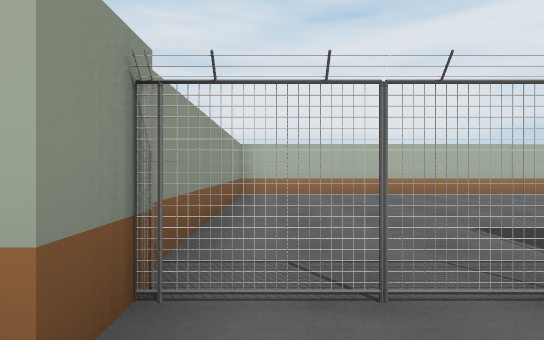
[1] (above)

24 first-person views from a walk through a scene from a Unity 3-D project. The camera is 1.2 m above the floor, looks level and sees 75° across. The floor is counted in squares, 2 m on a side. Each view is taken from the middle of a square. On the plan, view 1 faces up. The plan holds only what a view shows up to about 10 squares ahead; the rest is blank. The place goes on beyond the plan. Some animated figures are left out. Door leaves are left out, so doorways stand open. Some surface patterns are stand-ins.

[2]
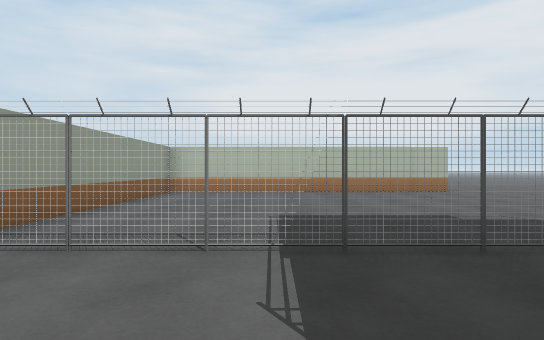

[3]
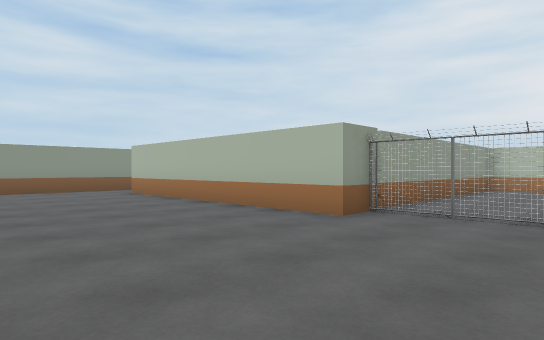

[4]
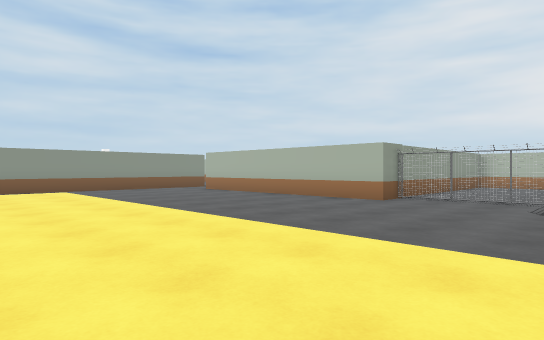

[5]
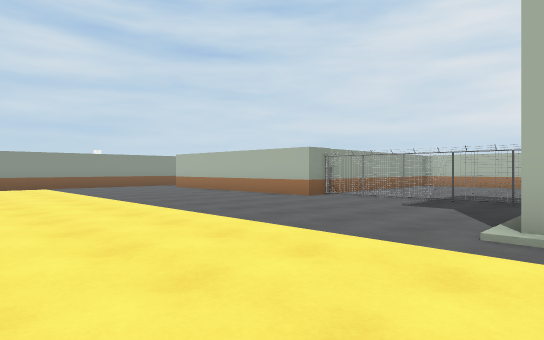

[6]
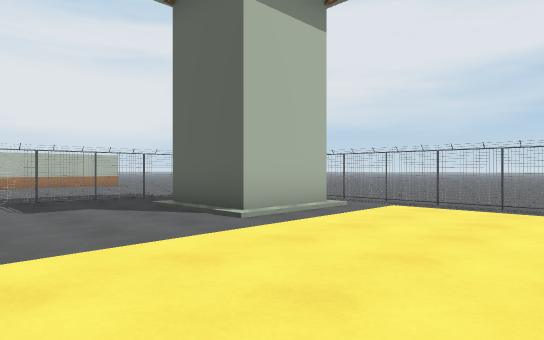

[7]
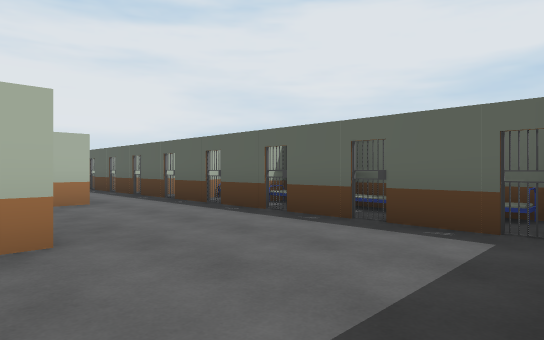

[8]
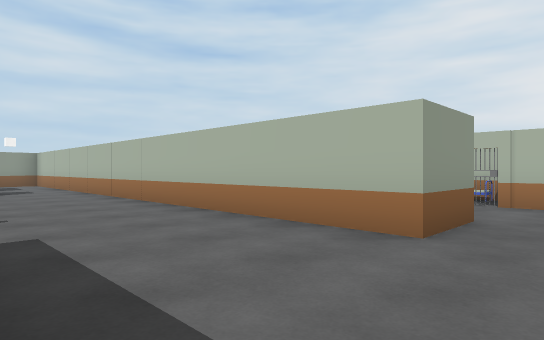

[9]
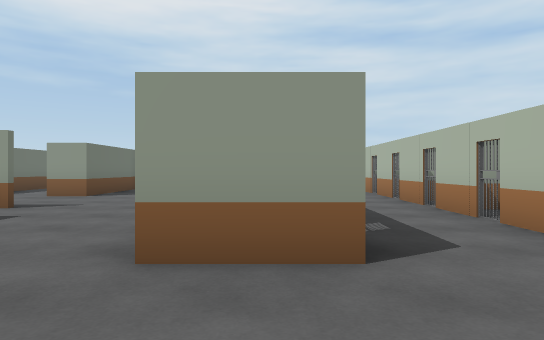

[10]
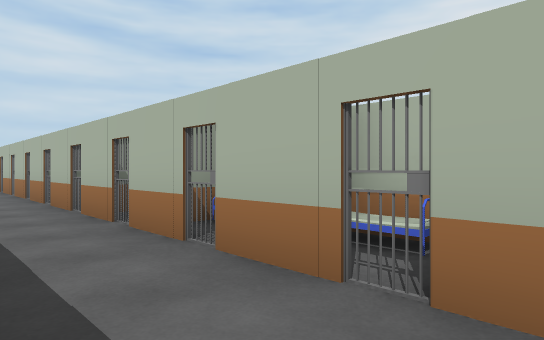

[11]
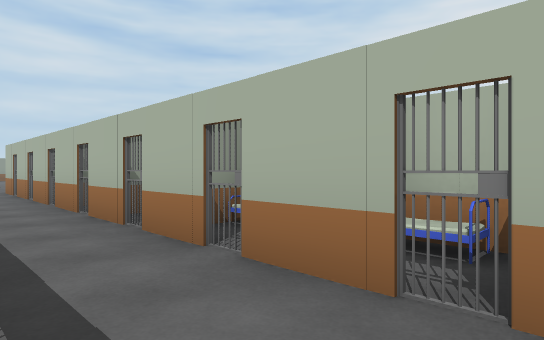

[12]
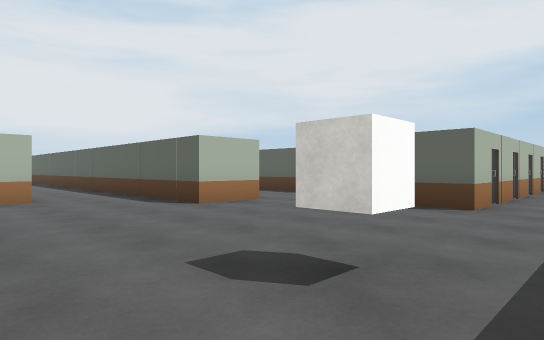

[13]
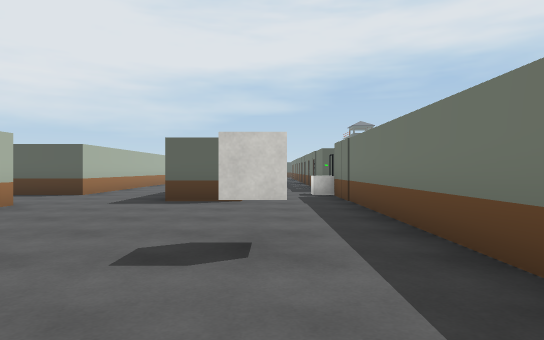

[14]
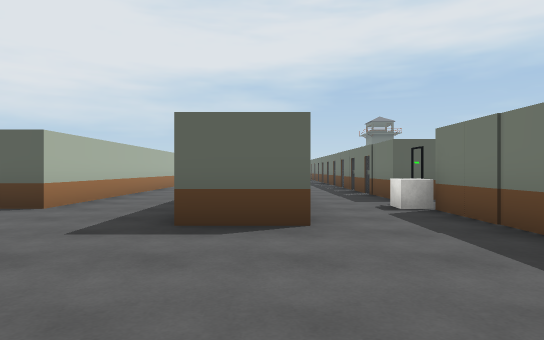

[15]
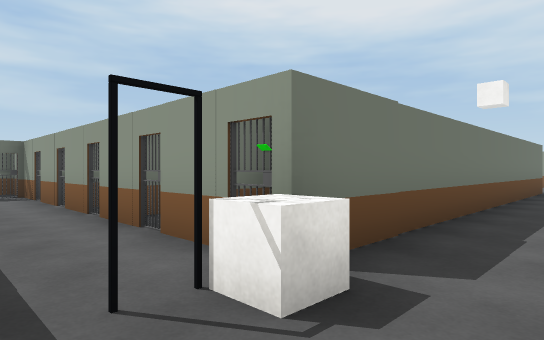

[16]
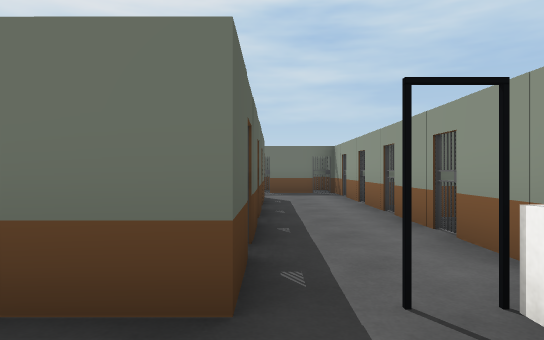

[17]
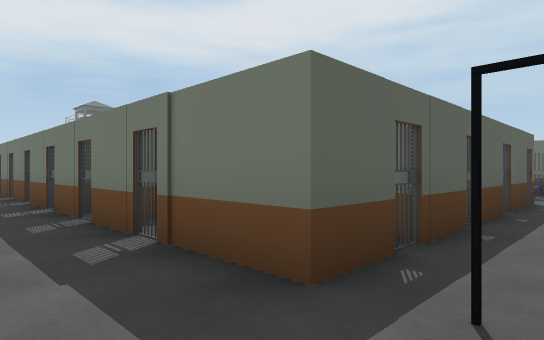

[18]
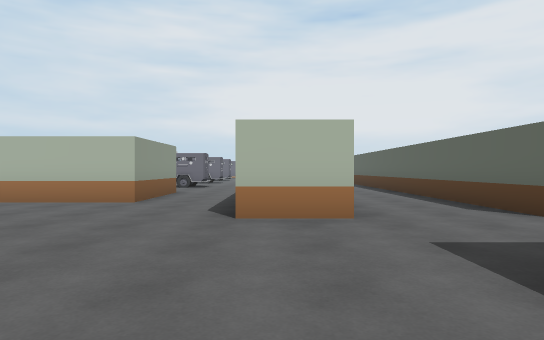

[19]
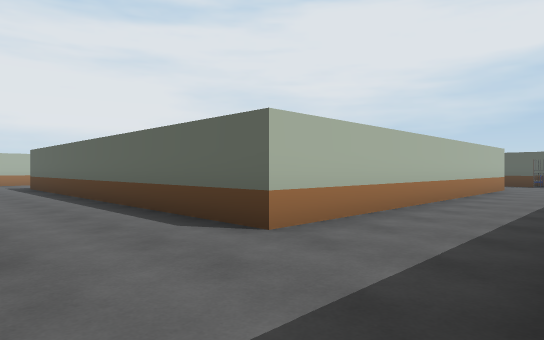

[20]
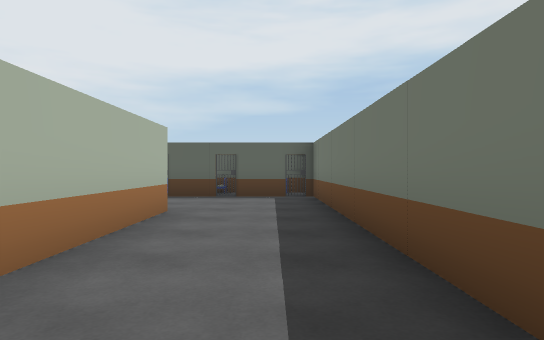

[21]
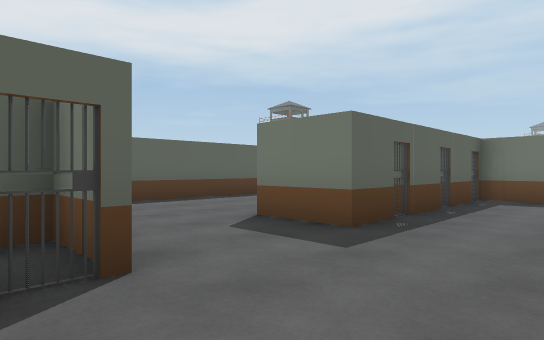

[22]
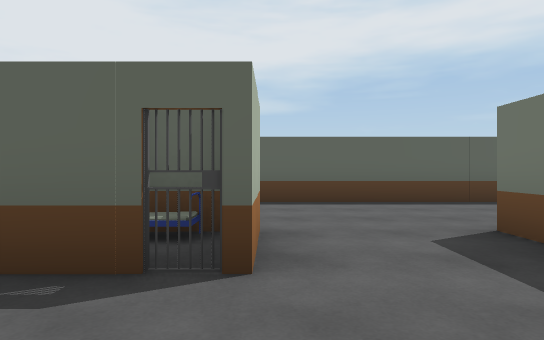

[23]
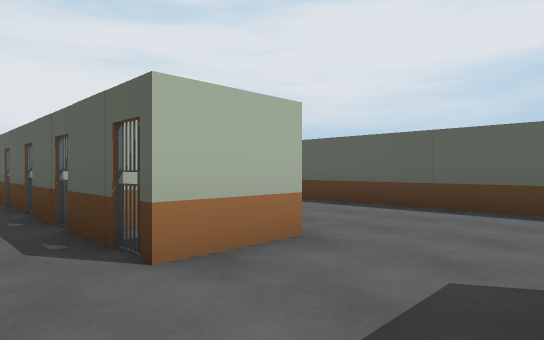

[24]
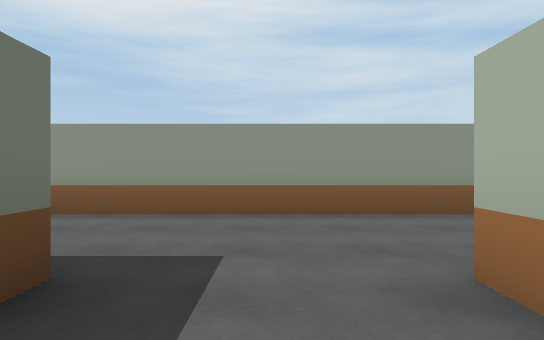

### Floor plan
Points are (right, up) in squares from view 1. A wall is a line through its corners. A room is listed if a view was taken in it or the views show most of it. See-through windows are left out.
Room 1 (views 1, 2, 3, 4, 5, 6, 7, 8, 9, 10, 11, 12, 13, 14, 15, 16, 17, 18, 19, 20, 21, 22, 23, 24)
walls: (-13, 1.8) (-11.1, 1.8) (-11.1, 0.8); (-8.6, 1.9) (-8.6, -1.6); (-12.8, 12.5) (-22.5, 12.5) (-22.5, 19.5); (-8.6, -3.4) (-8.6, -4.5); (-0.6, 1.5) (-0.6, 0.9) (-7.1, 0.9); (-12.8, 18.8) (-12.8, 13); (6.9, 8.5) (-0.5, 8.5); (-32.2, 6.5) (-24, 6.5); (-28.5, 17.5) (-28.5, 14.6) (-31.1, 14.6)
objects: cube (-28, 8); other object (-26, 13) to (-25, 14); other object (-26, 15) to (-25, 16); other object (-26, 16) to (-25, 17); other object (-26, 18) to (-25, 18); other object (-24, 0) to (-23, 0); other object (-24, 1) to (-23, 1); other object (-24, 2) to (-23, 3); other object (-24, 4) to (-23, 4); other object (-24, 9) to (-23, 10); other object (-23, -2) to (-23, -1); other object (-23, 5) to (-23, 7); cube (-22, 7); other object (-22, 9) to (-22, 10); other object (-21, -2) to (-20, -2); other object (-21, 9) to (-20, 10); other object (-20, 2); other object (-20, 3); other object (-20, 5); other object (-20, 6); other object (-19, 5) to (-18, 6); other object (-19, 9) to (-18, 10); other object (-17, 5); other object (-17, 9) to (-17, 10); other object (-16, 5) to (-16, 6); other object (-16, 9) to (-15, 10); other object (-15, 5) to (-14, 6); other object (-14, 9) to (-14, 10); other object (-13, 5) to (-13, 6); other object (-13, 9) to (-12, 10); other object (-12, 5) to (-11, 6); other object (-11, 9) to (-10, 10); other object (-10, 5) to (-10, 6); other object (-10, 11) to (-9, 11); other object (-10, 12) to (-9, 13); other object (-10, 14) to (-9, 14); other object (-10, 17) to (-9, 18); other object (-10, 19) to (-9, 19); other object (-9, 9) to (-9, 10); other object (-8, 5) to (-8, 6); other object (-8, 9) to (-7, 10); other object (-7, 5) to (-6, 6); other object (-6, 9) to (-6, 10); other object (-5, 9) to (-4, 10); other object (-5, 12) to (-4, 13); other object (-5, 14) to (-4, 14); other object (-5, 15) to (-4, 16); other object (-5, 17) to (-4, 17); other object (-5, 18) to (-4, 18); other object (-2, 3) to (-1, 4); other object (-2, 5) to (-1, 5); other object (-2, 6) to (-1, 6); other object (-2, 7) to (-1, 8); other object (-2, 9) to (-1, 10); other object (-2, 11) to (-1, 11); other object (-2, 12) to (-1, 13); fence (-1, 2); fence (0, 2); fence (1, 2); fence (2, 2); fence (3, 2); fence (4, 2); tower (5, -2) to (6, 0); fence (5, 2)

Where each view was taken, in squares from view 1:
view 1: 0 up, 0 right, facing up
view 2: 1 down, 2 right, facing up
view 3: 3 down, 2 right, facing up-left
view 4: 6 down, 3 right, facing up-left
view 5: 6 down, 5 right, facing up-left
view 6: 6 down, 1 right, facing up-right
view 7: 2 up, 6 left, facing up-right
view 8: 2 up, 4 left, facing up-left
view 9: 6 up, 3 left, facing left
view 10: 7 up, 8 left, facing up-left
view 11: 7 up, 13 left, facing up-left
view 12: 7 up, 30 left, facing up-right
view 13: 8 up, 31 left, facing right
view 14: 9 up, 28 left, facing right
view 15: 8 up, 21 left, facing down-left
view 16: 8 up, 21 left, facing down
view 17: 8 up, 22 left, facing down-right
view 18: 8 up, 26 left, facing up
view 19: 10 up, 25 left, facing up-right
view 20: 11 up, 18 left, facing right
view 21: 18 up, 12 left, facing down-right
view 22: 17 up, 12 left, facing right
view 23: 15 up, 11 left, facing up-right
view 24: 16 up, 8 left, facing left
